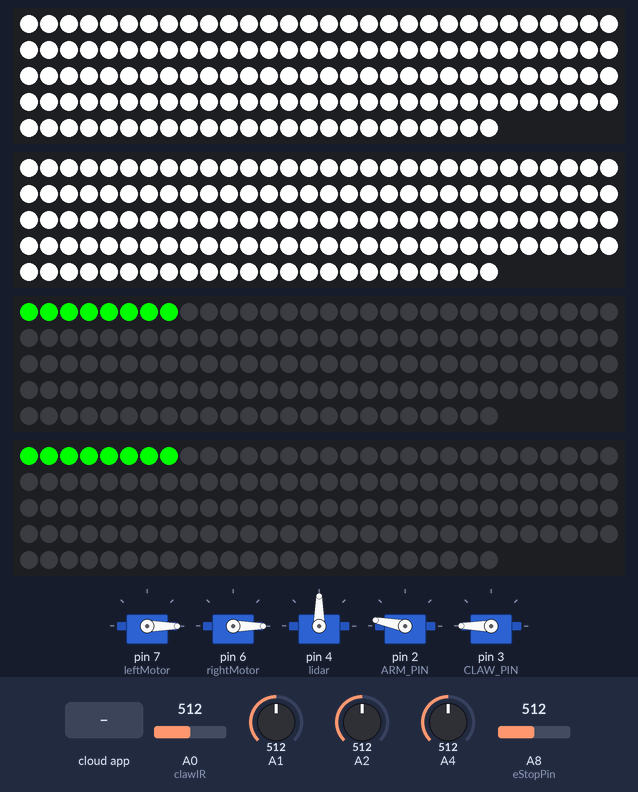
Bench run of a sketch on a simulated Arduino Mega 2560, built with avr-gcc and run on an emulated ATmega2560. On the bench: 4 × 144 RGB LEDs in strip order, left to right, continuing on the next row, 5 × servo. The test bench sets the inputs (shaded band); at power-on: A0 (clawIR) = 512, A1 = 512, A2 = 512, A4 = 512, A8 (eStopPin) = 512. The ROS host is connected and sends only what is stated.

Above: at 1.2 s.
1.3 s: the phone or cloud app sets angular.z to -100
At 1.74 s:
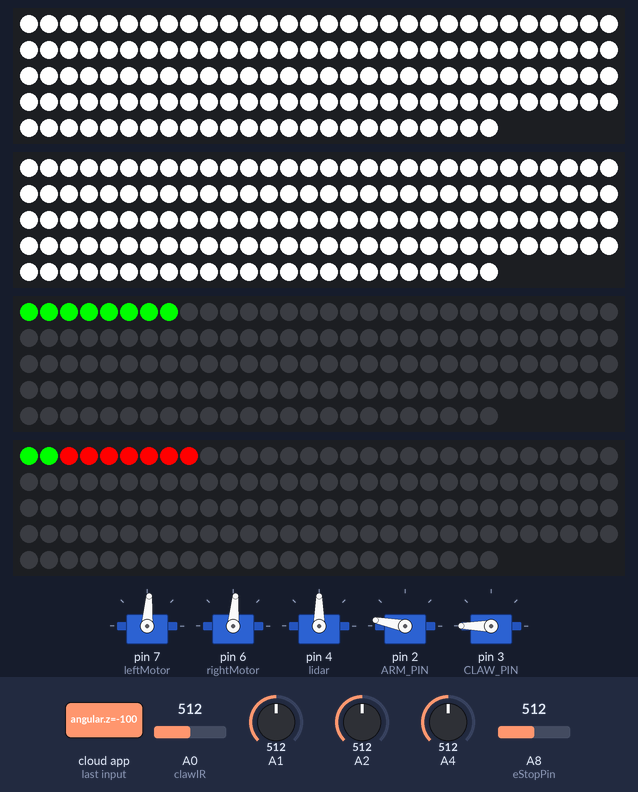
2.9 s: the phone or cloud app sets angular.z to 100
At 3.03 s:
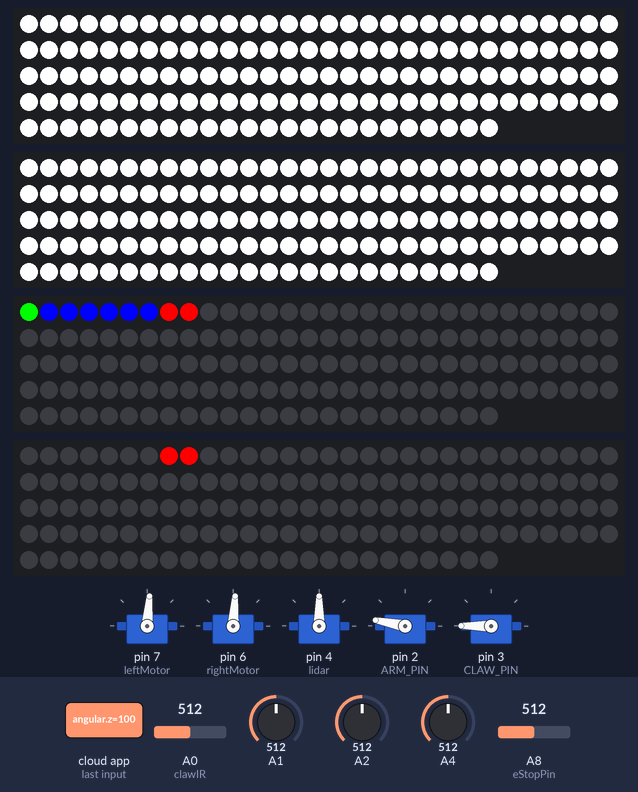
4.6 s: the phone or cloud app sets angular.z to 0
At 5.1 s:
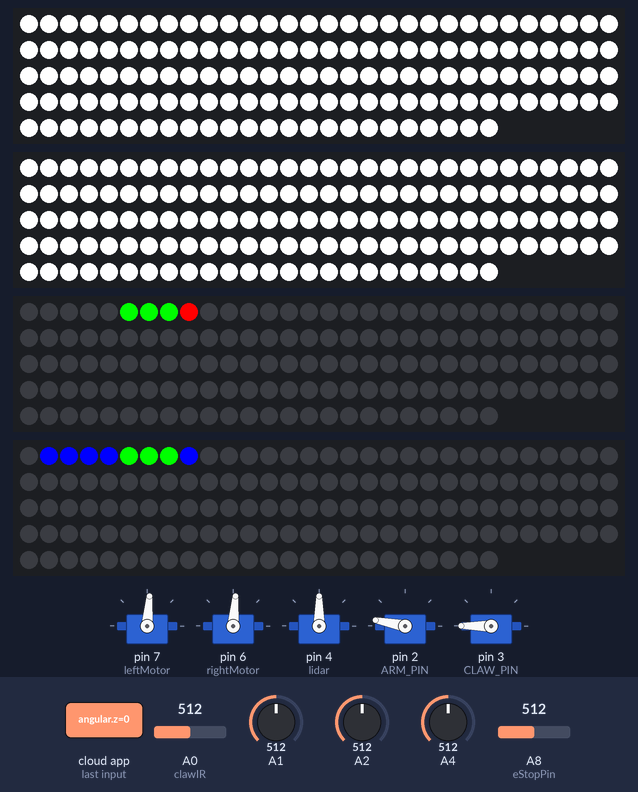
6.7 s: the phone or cloud app sets angular.z to -100
At 6.81 s:
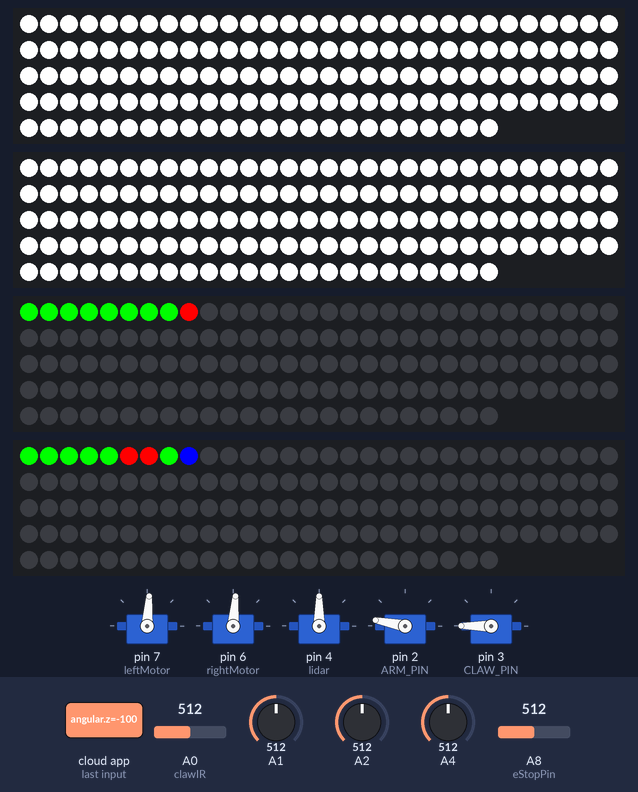
8.4 s: the phone or cloud app sets angular.z to 0
At 8.8 s:
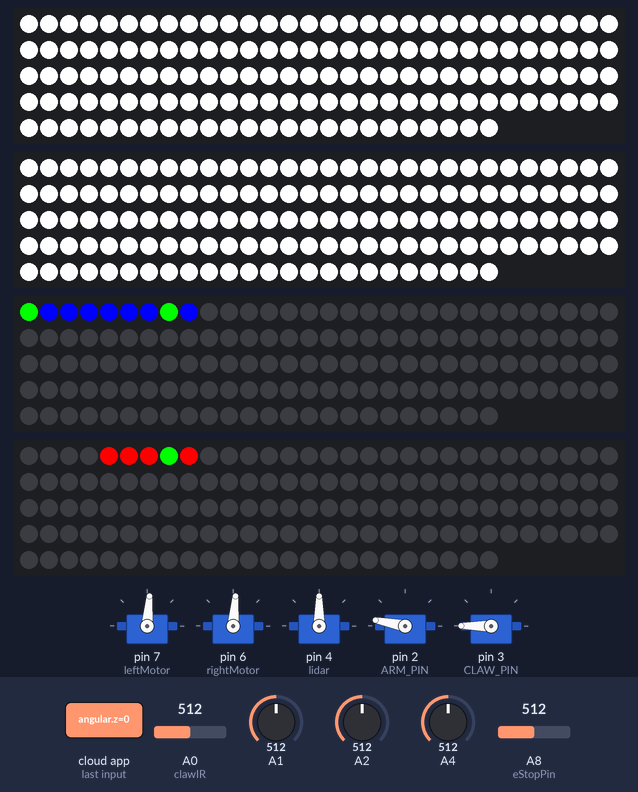
10.4 s: the phone or cloud app sets linear.x to -100
At 11.8 s:
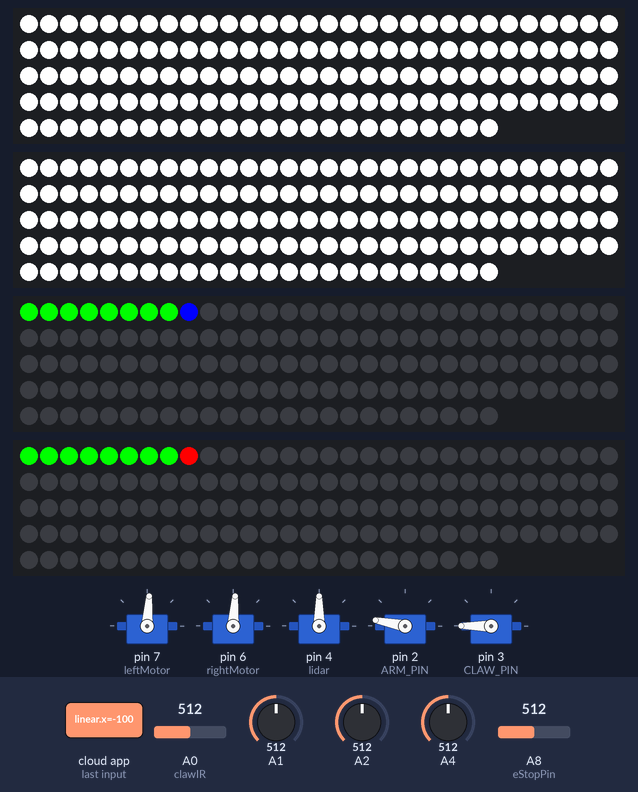
Timing chart, 0 to 12.9 s (numbered marks = the images above; inputs shaded):
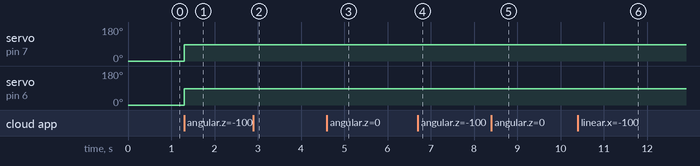

The sketch:

motors_claw.ino
```cpp
#include <Adafruit_NeoPixel.h>
#include <ArduinoHardware.h>
#include <ros.h>
#include <Servo.h>
#include <std_msgs/String.h>
#include <std_msgs/Empty.h>
#include <geometry_msgs/Twist.h>
#include <std_msgs/Int16.h>
#include <std_msgs/Int8.h>
#include <std_msgs/Bool.h>
#include <std_msgs/Int32.h>
#include <std_msgs/Int16MultiArray.h>
#include <std_msgs/Int8MultiArray.h>

std_msgs::Int8 miss_stat;
Servo leftMotor;
Servo rightMotor;
Servo lidar;
uint32_t c;
int leftIR = A0;
int rightIR = A1;
int back_leftIR = A2;
int back_rightIR = A4;
const int clawIR = A0;
int eStopPin = A8;
int leftMotorSpeed = 0;
int rightMotorSpeed = 0;
int constant = 0;
// the data pin for the NeoPixels
int headlight1 = 9;
int headlight2 = 10;
int backlight1 = 8;
int backlight2 = 11;
// How many NeoPixels we will be using, change accordingly
int numPixels = 144;
bool turnLeft = false;
bool turnRight = false;
bool straight = true;
char light_state = 'f';
bool use_cmd = true;
bool can_picked = false;

unsigned long previousMillis = 0;        // will store last time LED was updated
unsigned long interval = 60;           // interval at which to blink (milliseconds)
uint16_t i = 8;
uint16_t j = 8;
uint16_t k = 0;

//claw and arm
#define ARM_PIN 2
#define CLAW_PIN 3
Servo claw;  // create servo object to control a servo
Servo arm;
// twelve servo objects can be created on most boards
int pos_claw = 0;    // variable to store the servo position
int pos_arm = 0;

boolean  eStopTriggered;


int velocity = 0;
int new_velocity=0;
int angular = 0;
double angular_coeff = 0;
int angular_div = 100; //what the angular component needs to be divided by

// Instatiate the NeoPixel from the library
Adafruit_NeoPixel h1 = Adafruit_NeoPixel(numPixels, headlight1, NEO_GRBW + NEO_KHZ800);
Adafruit_NeoPixel h2 = Adafruit_NeoPixel(numPixels, headlight2, NEO_GRBW + NEO_KHZ800);
Adafruit_NeoPixel b1 = Adafruit_NeoPixel(numPixels, backlight1, NEO_GRBW + NEO_KHZ800);
Adafruit_NeoPixel b2 = Adafruit_NeoPixel(numPixels, backlight2, NEO_GRBW + NEO_KHZ800);


int irRead() {
  int averaging = 0;             //  Holds value to average readings
  int distance = 0;

  // Get a sampling of 5 readings from sensor
  for (int i=0; i<5; i++) {
    distance = analogRead(clawIR);
    averaging = averaging + distance;
    delay(55);      // Wait 55 ms between each read
                    // According to datasheet time between each read
                    //  is -38ms +/- 10ms. Waiting 55 ms assures each
                    //  read is from a different sample
  }
  distance = averaging / 5;      // Average out readings
  return(distance);              // Return value
}

// claw and arm functions
void arm_up(){
  arm.write(169);
  delay(50);
}

void arm_down(){
  arm.write(10);
  delay(50);
}

void open_claw(){
 claw.write(180);              // tell servo to go to position in variable 'pos'
 delay(50);
}

void close_claw(){
  claw.write(0);
  delay(50);
}

void position_forward(){
  while (irRead() < 450) { //IR distance for can
  //scoots forward after claw is down and open, to position can correctly for pickup, speeds and times need to be calibrated
  leftMotorSpeed = 75; //write slow speed to left and right motors
  rightMotorSpeed = 75;
  leftMotor.write(leftMotorSpeed);
  rightMotor.write(rightMotorSpeed);
  }
  leftMotorSpeed = 85; // write stopped speed to left and right motors.
  rightMotorSpeed = 85;
  leftMotor.write(85);
  rightMotor.write(85);
}


void claw_cycle(){
  use_cmd = false;
  leftMotor.write(85);
  rightMotor.write(85);
  open_claw();
  delay(500);
  arm_down();
  delay(1000);
  position_forward();
  close_claw();
  delay(1000);
  arm_up();
  delay(5000);
  use_cmd = true;
  can_picked = true;

}

void claw_cb(const std_msgs::Int8& miss_stat){
  if (miss_stat.data == 3){
    claw_cycle();
  }
}

void cb(const geometry_msgs::Twist& twist_msg){
  if (use_cmd == true){
    turnRight = false;
    turnLeft = false;
    straight = true;

	//convert msg (in linear and angular components) into left and right motor speeds
    velocity = (int) twist_msg.linear.x;
    leftMotorSpeed= velocity;
    rightMotorSpeed = velocity;

    angular = (int) twist_msg.angular.z;

    if (angular < 0){
      turnLeft = true;
      turnRight = false;
      straight = false;

      //negative angle = turn left
      leftMotorSpeed = velocity + angular;
      rightMotorSpeed = velocity;

      if (leftMotorSpeed>100){
        leftMotorSpeed == 100;
      }
      else if (leftMotorSpeed<-100){
        leftMotorSpeed == -100;
    }
    if (rightMotorSpeed>100){
      rightMotorSpeed == 100;
    }
    else if (rightMotorSpeed<-100){
      rightMotorSpeed == -100;
    }

  }
  if (angular > 0){
    turnRight = true;
    turnLeft = false;
    straight = false;

    //positive angle = turn right
    leftMotorSpeed = velocity;
    rightMotorSpeed = velocity - angular;

    if (leftMotorSpeed>100){
      leftMotorSpeed == 100;
    }
    else if (leftMotorSpeed<-100){
      leftMotorSpeed == -100;
    }
    if (rightMotorSpeed>100){
      rightMotorSpeed == 100;
    }
    else if (rightMotorSpeed<-100){
      rightMotorSpeed == -100;
    }
  }
  leftMotorSpeed = map(leftMotorSpeed,-100,100,140,30);
  rightMotorSpeed = map(rightMotorSpeed,-100,100,140,30);
  }
}

ros::NodeHandle  nh;

std_msgs::Bool e_stop_msg;
std_msgs::Bool can_picked_msg;

ros::Publisher e_stop("e_stop", &e_stop_msg);
ros::Publisher can_picked_pub("can_picked_pub", &can_picked_msg);

ros::Subscriber <geometry_msgs::Twist> sub("cmd_vel", &cb);
ros::Subscriber <std_msgs::Int8> sub2("miss_stat", &claw_cb);


void setup() {
  pinMode(eStopPin, INPUT);
  h1.begin();  // initialize the strip
  h2.begin();
  b1.begin();
  b2.begin();
  h1.clear();  // Initialize all pixels to 'off'
  h2.clear();
  b1.clear();
  b2.clear();
  leftMotor.attach(7);
  rightMotor.attach(6);
  lidar.attach(4);
  arm.attach(ARM_PIN);
  claw.attach(CLAW_PIN);
  arm.write(169);

  claw.write(180);


  // set the colors for the strip
  for( int i = 0; i < numPixels; i++ ){
       h1.setPixelColor(i, 255, 255, 255);
       //h1.setBrightness(50);
       h2.setPixelColor(i, 255, 255, 255);
       //h2.setBrightness(50);
  }

  h1.show();
  h2.show();

  nh.initNode();
  nh.advertise(e_stop);
  nh.advertise(can_picked_pub);
  nh.subscribe(sub);
  nh.subscribe(sub2);

  lidar.write(90);
}

void loop() {
  //read and calculate IR data
  int leftIR_range;
  int rightIR_range;
  int back_leftIR_range;
  int back_rightIR_range;

  leftIR_range = sharpRange(leftIR);
  rightIR_range = sharpRange(rightIR);
  back_leftIR_range = sharpRange(back_leftIR);
  back_rightIR_range = sharpRange(back_rightIR);

  eStopTriggered = readEstop();

  //if estop is on, set motor speeds to zero
  if (eStopTriggered==true){
    leftMotorSpeed = 85;
    rightMotorSpeed = 85;
  }

  //default_lights();

  if (turnLeft==true && turnRight==false && straight==false){
    turn_left_lights(b1.Color(255,0,0));
  }
  else if (turnRight==true && turnLeft==false && straight==false){
    turn_right_lights(b2.Color(255,0,0));
  }
  else if (turnRight==false && turnLeft==false && straight==true){
    straight_lights();
  }

  //if there's no ground set motor speeds to zero
  if (leftIR_range > 50.0 || rightIR_range > 50.0){
    //leftMotorSpeed = 85;
    //rightMotorSpeed = 85;
  }

  if (leftMotorSpeed < 0 || rightMotorSpeed < 0){
    if (back_leftIR_range < 25.0 || back_rightIR_range < 25.0){
      //leftMotorSpeed = 85;
      //rightMotorSpeed = 85;
    }
  }

  if (use_cmd == true){
  //write the motor speeds to the motor
  leftMotor.write(leftMotorSpeed);
  rightMotor.write(rightMotorSpeed);
  }

  e_stop_msg.data = eStopTriggered;
  can_picked_msg.data = can_picked;

  //publish the data
  e_stop.publish( &e_stop_msg);
  can_picked_pub.publish( &can_picked_msg);

  nh.spinOnce();
}

float sharpRange (int sensornum) {
  int rawData = analogRead(sensornum);
  //Serial.println(rawData);
  float volts = rawData * 0.0048828125;
  float range = 65*pow(volts,-1.10);
  return range;
}

void turn_left_lights(uint32_t c){
  if ((unsigned long)(millis() - previousMillis) >= interval) {
    previousMillis = millis();
    b2.setPixelColor(i,b2.Color(255,0,0));
    b1.setPixelColor(i,b1.Color(0,0,255));
    b2.show();
    i--;
    if (i==0){
      b1.show();
      for(uint16_t i=0; i<b2.numPixels(); i++) {
        b2.setPixelColor(i  , 0); // Draw new pixel
      }
      b2.show();
      i=8;
    }
  }
}

void turn_right_lights(uint32_t c){
  if ((unsigned long)(millis() - previousMillis) >= interval) {
    previousMillis = millis();
    b1.setPixelColor(j,b1.Color(255,0,0));
    b2.setPixelColor(j,b2.Color(0,0,255));
    b1.show();
    j--;
    if (j==0){
      b2.show();
      for(uint16_t i=0; i<b1.numPixels(); i++) {
        b1.setPixelColor(i  , 0); // Draw new pixel
      }
      b1.show();
      j=8;
    }
  }
}

void straight_lights(){
  if ((unsigned long)(millis() - previousMillis) >= interval) {
    previousMillis = millis();
    b1.setPixelColor(k,b1.Color(0,255,0));
    b2.setPixelColor(k,b2.Color(0,255,0));
    k++;
    if (k==8){
      b1.show();
      b2.show();
      k=0;
    }
  }
}

boolean readEstop(){
  int eStop = analogRead(eStopPin);
  if (eStop < 100){
    return true;}
  return false;
}
```

Measured:
- after the input at 1.3 s, servo on pin 7 (leftMotor): 0° → 86° at once; servo on pin 6 (rightMotor): 0° → 85° at once; the LEDs: first change after 0.06 s (image 1 shows a later state)
- after the input at 2.9 s, servo on pin 7 (leftMotor): 86° → 85° at once; servo on pin 6 (rightMotor): 85° → 86° at once; the LEDs: first differ from a run without the input after 0.06 s (image 2 shows a later state)
- after the input at 4.6 s, servo on pin 6 (rightMotor): 86° → 85° at once
- after the input at 6.7 s, servo on pin 7 (leftMotor): 85° → 86° at once; the LEDs: first change at once (image 4 shows a later state)
- after the input at 8.4 s, servo on pin 7 (leftMotor): 86° → 85° at once; the LEDs: change at once (image 5)
- after the input at 10.4 s, servo on pin 7 (leftMotor), servo on pin 6 (rightMotor): 85° → 86° at once
